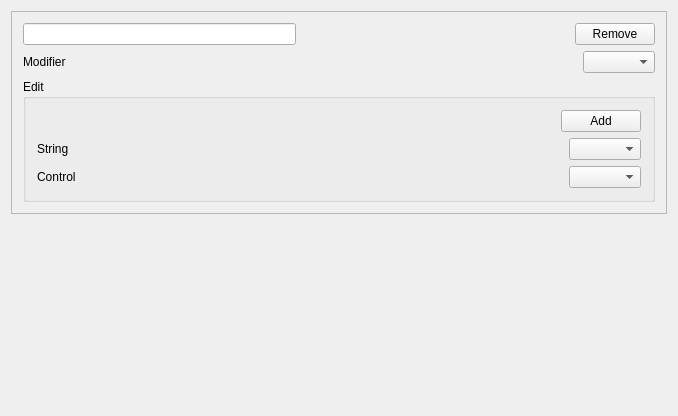
<?xml version="1.0" encoding="UTF-8"?>
<ui version="4.0">
 <class>PedalEditArea</class>
 <widget class="QWidget" name="PedalEditArea">
  <property name="geometry">
   <rect>
    <x>0</x>
    <y>0</y>
    <width>678</width>
    <height>416</height>
   </rect>
  </property>
  <property name="windowTitle">
   <string>Window</string>
  </property>
  <layout class="QVBoxLayout" name="verticalLayout_2">
   <item>
    <widget class="QFrame" name="frame">
     <property name="frameShape">
      <enum>QFrame::StyledPanel</enum>
     </property>
     <property name="frameShadow">
      <enum>QFrame::Raised</enum>
     </property>
     <layout class="QVBoxLayout" name="verticalLayout">
      <item>
       <layout class="QHBoxLayout" name="horizontalLayout_2">
        <item>
         <widget class="QLineEdit" name="label_edit"/>
        </item>
        <item>
         <spacer name="horizontalSpacer">
          <property name="orientation">
           <enum>Qt::Horizontal</enum>
          </property>
          <property name="sizeHint" stdset="0">
           <size>
            <width>40</width>
            <height>20</height>
           </size>
          </property>
         </spacer>
        </item>
        <item>
         <widget class="QPushButton" name="delete_btn">
          <property name="text">
           <string>Remove</string>
          </property>
         </widget>
        </item>
       </layout>
      </item>
      <item>
       <layout class="QHBoxLayout" name="horizontalLayout_4">
        <item>
         <widget class="QLabel" name="label">
          <property name="text">
           <string>Modifier</string>
          </property>
         </widget>
        </item>
        <item>
         <spacer name="horizontalSpacer_3">
          <property name="orientation">
           <enum>Qt::Horizontal</enum>
          </property>
          <property name="sizeHint" stdset="0">
           <size>
            <width>40</width>
            <height>20</height>
           </size>
          </property>
         </spacer>
        </item>
        <item>
         <widget class="QComboBox" name="modifier_dropdown"/>
        </item>
       </layout>
      </item>
      <item>
       <widget class="QGroupBox" name="groupBox">
        <property name="title">
         <string>Edit</string>
        </property>
        <layout class="QVBoxLayout" name="verticalLayout_4">
         <item>
          <layout class="QHBoxLayout" name="horizontalLayout">
           <item>
            <spacer name="horizontalSpacer_4">
             <property name="orientation">
              <enum>Qt::Horizontal</enum>
             </property>
             <property name="sizeHint" stdset="0">
              <size>
               <width>40</width>
               <height>20</height>
              </size>
             </property>
            </spacer>
           </item>
           <item>
            <widget class="QPushButton" name="add_string">
             <property name="text">
              <string>Add</string>
             </property>
            </widget>
           </item>
          </layout>
         </item>
         <item>
          <layout class="QVBoxLayout" name="verticalLayout_3">
           <item>
            <layout class="QHBoxLayout" name="horizontalLayout_3">
             <item>
              <widget class="QLabel" name="label_2">
               <property name="text">
                <string>String</string>
               </property>
              </widget>
             </item>
             <item>
              <spacer name="horizontalSpacer_2">
               <property name="orientation">
                <enum>Qt::Horizontal</enum>
               </property>
               <property name="sizeHint" stdset="0">
                <size>
                 <width>40</width>
                 <height>20</height>
                </size>
               </property>
              </spacer>
             </item>
             <item>
              <widget class="QComboBox" name="string_dropdown"/>
             </item>
            </layout>
           </item>
          </layout>
         </item>
         <item>
          <layout class="QHBoxLayout" name="horizontalLayout_6">
           <item>
            <widget class="QLabel" name="label_3">
             <property name="text">
              <string>Control</string>
             </property>
            </widget>
           </item>
           <item>
            <spacer name="horizontalSpacer_5">
             <property name="orientation">
              <enum>Qt::Horizontal</enum>
             </property>
             <property name="sizeHint" stdset="0">
              <size>
               <width>40</width>
               <height>20</height>
              </size>
             </property>
            </spacer>
           </item>
           <item>
            <widget class="QComboBox" name="control_dropdown"/>
           </item>
          </layout>
         </item>
        </layout>
       </widget>
      </item>
     </layout>
    </widget>
   </item>
   <item>
    <spacer name="verticalSpacer">
     <property name="orientation">
      <enum>Qt::Vertical</enum>
     </property>
     <property name="sizeHint" stdset="0">
      <size>
       <width>20</width>
       <height>40</height>
      </size>
     </property>
    </spacer>
   </item>
  </layout>
 </widget>
 <layoutdefault spacing="6" margin="11"/>
 <resources/>
 <connections/>
</ui>
